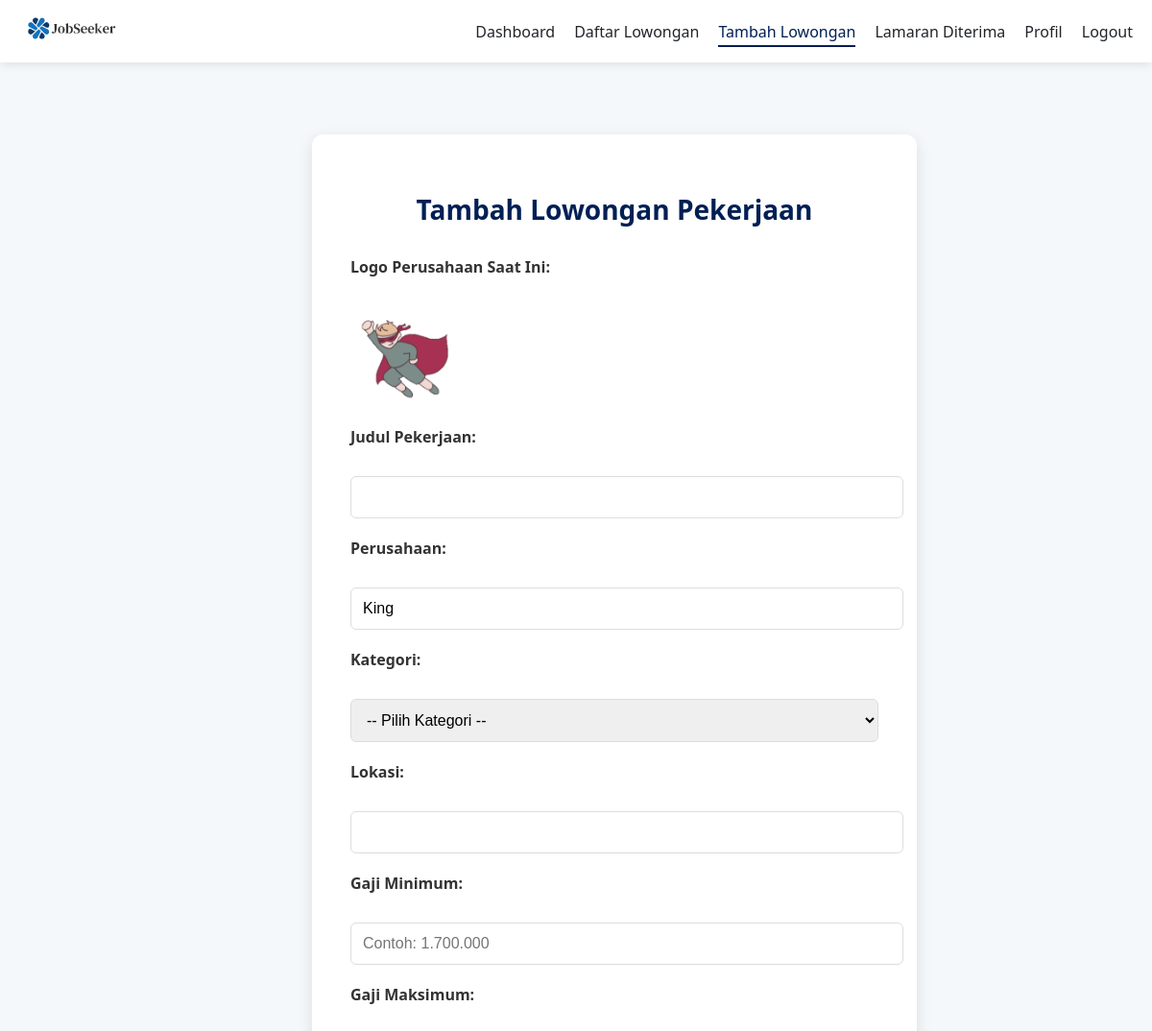
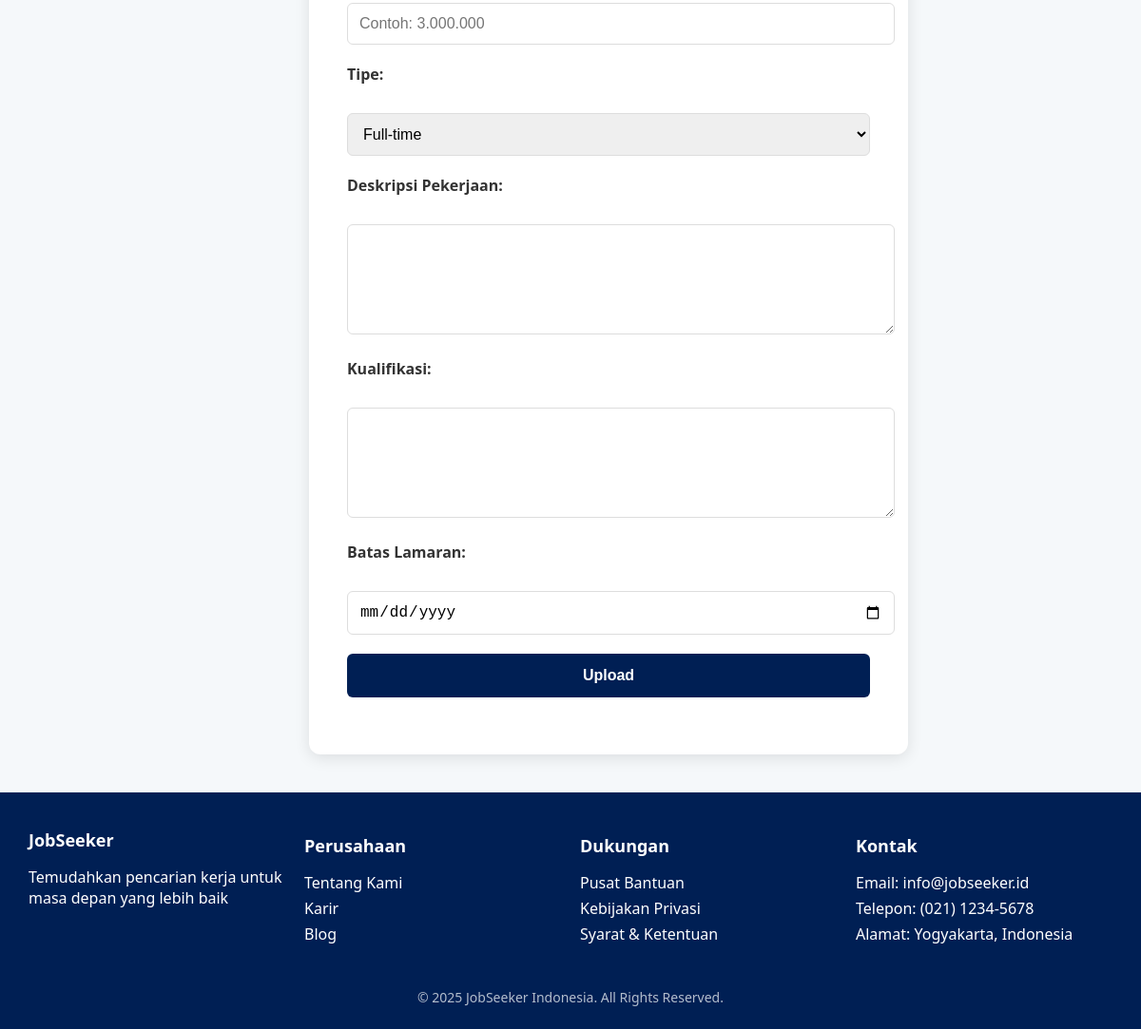
The page /tambah_lowongan.php (signed in) on the database its author committed (2 pictures, top to bottom).
### tables this page shows
CREATE TABLE `employers` (
  `id` int(11) NOT NULL,
  `nama_perusahaan` varchar(100) NOT NULL,
  `email` varchar(100) NOT NULL,
  `password` varchar(255) NOT NULL,
  `no_telepon` varchar(20) NOT NULL,
  `alamat` text DEFAULT NULL,
  `logo` varchar(255) DEFAULT NULL,
  `created_at` timestamp NOT NULL DEFAULT current_timestamp()
);

### tambah_lowongan.php (the view, shortened to what this page needs)
<?php
include 'koneksi.php';
$employer_id = $_SESSION['employer_id'];
$employer_id_safe = intval($employer_id);
$sql = "SELECT nama_perusahaan, logo FROM employers WHERE id = $employer_id_safe";
$resultEmployer = mysqli_query($conn, $sql);
$employer = mysqli_fetch_assoc($resultEmployer);
$nama_perusahaan = htmlspecialchars($employer['nama_perusahaan']);
$company_logo = $employer['logo'];
?>
<!DOCTYPE html>
<html lang="id">
<head>
    <link rel="stylesheet" href="navbar.css">
</head>
<body>
    <div class="navbar-container">
        <nav class="navbar">
            <a href="dashboard_employer.php" class="logo">
                <img src="assets/logo website/jobseeker.png" alt="JobSeeker Logo">
            </a>
            <div class="nav-right">
                <a href="dashboard_employer.php" class="nav-item">Dashboard</a>
                <a href="lowongan_employer.php" class="nav-item">Daftar Lowongan</a>
                <a href="tambah_lowongan.php" class="nav-item active">Tambah Lowongan</a>
                <a href="lamaran_employer.php" class="nav-item">Lamaran Diterima</a>
                <a href="profile_employer.php" class="nav-item">Profil</a>
                <a href="logout.php" class="nav-item">Logout</a>
            </div>
        </nav>
    </div>
<div class="register-wrapper">
    <div class="register-container">
        <h1 class="register-title">Tambah Lowongan Pekerjaan</h1>
        <?php if (!empty($company_logo)): ?>
            <div class="form-group">
                <label>Logo Perusahaan Saat Ini:</label><br>
                <img src="<?= htmlspecialchars($company_logo) ?>" alt="Logo Perusahaan" style="max-height: 100px;">
            </div>
            <?php endif; ?>
        <form method="POST" enctype="multipart/form-data" onsubmit="prepareGaji()">
            <div class="form-group">
                <label>Judul Pekerjaan:</label><br>
                <input type="text" name="judul" required>
            </div>
            <div class="form-group">
                <label>Perusahaan:</label><br>
                <input type="text" name="perusahaan" value="<?= $nama_perusahaan ?>" readonly required>
            </div>
            <div class="form-group">
                <label>Kategori:</label><br>
                <select name="kategori" required>
                    <option value="">-- Pilih Kategori --</option>
                </select>
            </div>
            <div class="form-group">
                <label>Lokasi:</label><br>
                <input type="text" name="lokasi" required>
            </div>
            <div class="form-group">
                <label>Gaji Minimum:</label><br>
                <input type="text" id="gaji_min" name="gaji_min" placeholder="Contoh: 1.700.000" required>
            </div>
            <div class="form-group">
                <label>Gaji Maksimum:</label><br>
                <input type="text" id="gaji_max" name="gaji_max" placeholder="Contoh: 3.000.000" required>
            </div>
            <div class="form-group">
                <label>Tipe:</label><br>
                <select name="tipe" required>
                    <option value="Full-time">Full-time</option>
                </select>
            </div>
            <div class="form-group">
                <label>Deskripsi Pekerjaan:</label><br>
                <textarea name="deskripsi" rows="5" cols="50" required></textarea>
            </div>
            <div class="form-group">
                <label>Kualifikasi:</label><br>
                <textarea name="kualifikasi" rows="5" cols="50" required></textarea>
            </div>
            <div class="form-group">
                <label>Batas Lamaran:</label><br>
                <input type="date" name="batas_lamaran" required>
            </div>
            <button type="submit" class="register-button">Upload</button>
        </form>
    </div>
</div>
<footer class="footer">
    <div class="footer-container">
        <div class="footer-section">
            <h3>JobSeeker</h3>
            <p>Temudahkan pencarian kerja untuk masa depan yang lebih baik</p>
        </div>
        <div class="footer-section">
            <h4>Perusahaan</h4>
            <ul>
                <li><a href="#">Tentang Kami</a></li>
                <li><a href="#">Karir</a></li>
                <li><a href="#">Blog</a></li>
            </ul>
        </div>
        <div class="footer-section">
            <h4>Dukungan</h4>
            <ul>
                <li><a href="#">Pusat Bantuan</a></li>
                <li><a href="#">Kebijakan Privasi</a></li>
                <li><a href="#">Syarat & Ketentuan</a></li>
            </ul>
        </div>
        <div class="footer-section">
            <h4>Kontak</h4>
            <ul>
                <li>Email: info@jobseeker.id</li>
                <li>Telepon: (021) 1234-5678</li>
                <li>Alamat: Yogyakarta, Indonesia</li>
            </ul>
        </div>
    </div>
    <div class="footer-copy">
        <p>&copy; 2025 JobSeeker Indonesia. All Rights Reserved.</p>
    </div>
</footer>
</body>
</html>

### navbar.css (style rules this page uses)
:root { --primary: #001f54; --secondary: #ff007f; --light: #f8f9fa; --dark: #212529; }
body { font-family: 'Segoe UI', Tahoma, Geneva, Verdana, sans-serif; background-color: #f5f8fa; margin: 0; padding-top: 60px; }
.navbar-container { width: 100%; position: fixed; top: 0; left: 0; z-index: 1000; background-color: white; box-shadow: 0 2px 10px rgba(0, 0, 0, 0.1); }
.navbar { display: flex; align-items: center; justify-content: space-between; padding: 10px 20px; max-width: 1200px; margin: 0 auto; }
.logo img { height: 40px; }
.nav-right { display: flex; align-items: center; gap: 20px; }
.nav-item { color: var(--dark); text-decoration: none; font-weight: 500; padding: 5px 0; position: relative; }
.nav-item.active { color: var(--primary); }
.nav-item.active:after, .nav-item:hover:after { content: ''; position: absolute; bottom: 0; left: 0; width: 100%; height: 2px; background-color: var(--primary); }

### tambah_lowongan.php (style rules this page uses)
.register-wrapper { max-width: 550px; margin: 80px auto 0; }
.register-container { padding: 40px; background: white; border-radius: 12px; box-shadow: 0 4px 16px rgba(0, 0, 0, 0.1); width: 100%; }
.register-title { color: #001f54; text-align: center; margin-bottom: 30px; font-size: 28px; }
.form-group { margin-bottom: 20px; }
.form-group label { display: block; margin-bottom: 8px; font-weight: bold; color: #333; }
.form-group input, .form-group select, .form-group textarea { width: 100%; padding: 12px; border: 1px solid #ddd; border-radius: 6px; font-size: 16px; transition: border 0.3s; }
.register-button { width: 100%; padding: 14px; background-color: #001f54; color: white; border: none; border-radius: 6px; font-size: 16px; font-weight: bold; cursor: pointer; transition: background 0.3s; }
.footer { background-color: #001f54; color: white; padding: 10px 20px; text-align: center; margin-top: 40px; }
.footer-container { display: flex; justify-content: space-between; flex-wrap: wrap; max-width: 1200px; margin: auto; text-align: left; }
.footer-section { flex: 1; min-width: 250px; margin: 10px; }
.footer-section h3, .footer-section h4 { margin-bottom: 10px; font-size: 18px; }
.footer-section ul { list-style: none; padding: 0; }
.footer-section ul li { margin: 5px 0; }
.footer-section ul li a { color: white; text-decoration: none; transition: color 0.3s; }
.footer-copy { margin-top: 20px; font-size: 14px; opacity: 0.7; }

### rows shown on the page
employers: logo (picture), perusahaan "King"
